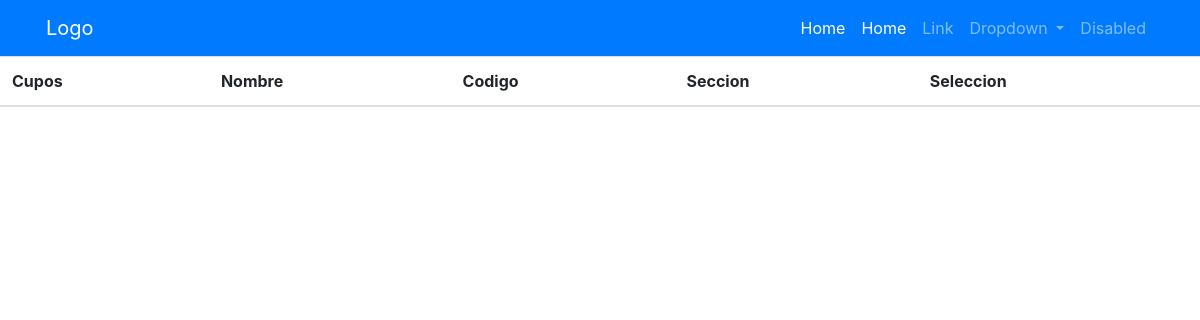
The page /inscription/ on the database as committed earlier.
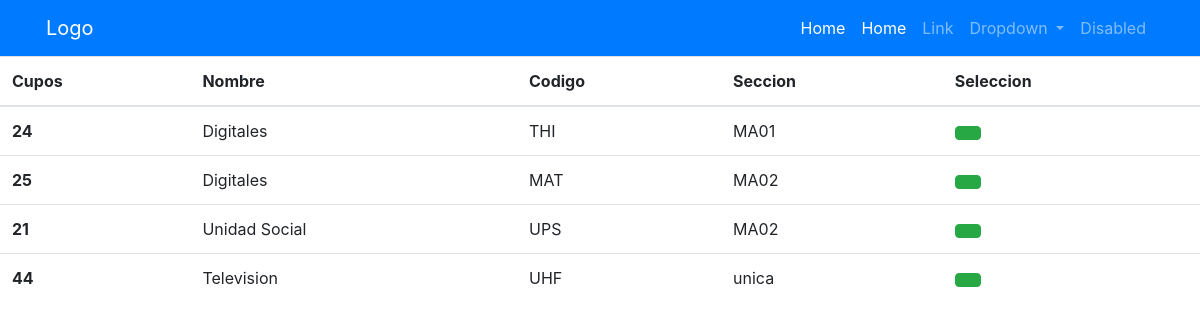
The same page on the database as committed later.
### core/models.py (models this page shows, shortened)
class Course(models.Model):
    code = models.CharField(primary_key=True, max_length=100)
    name = models.CharField(max_length=500)
    seccion = models.CharField(max_length=30)
    period = models.CharField(max_length=100)
    teacher_exp = models.ForeignKey(Person, on_delete=models.PROTECT)
    teacher_name = models.CharField(max_length=30)
    teacher_last_name = models.CharField(max_length=30)
    seats = models.IntegerField()

### core/views.py (the view)
# urls.py: path('inscription/', views.Inscription.as_view(), name='inscription'),
class Inscription(ListView):
    model = Course
    template_name = 'student/Inscription.html'

### templates/student/Inscription.html (shortened to what this page needs)
{% extends "Base.html" %}
{% load static %}
{% block content %}
    <table class="table" id="course-table">
        <thead>
        <tr>
            <th scope="col">Cupos</th>
            <th scope="col">Nombre</th>
            <th scope="col">Codigo</th>
            <th scope="col">Seccion</th>
            <th scope="col">Seleccion</th>
        </tr>
        </thead>
        <tbody>
        {% include 'student/includes/courses_list.html' %}
        </tbody>
    </table>
{% endblock %}

### templates/student/includes/courses_list.html (shortened to what this page needs)
{% for materia in object_list %}
    <tr>
        <th id="{{ materia.code }}" scope="row">{{ materia.seats }}</th>
        <td>{{ materia.name }}</td>
        <td>{{ materia.code }}</td>
        <td>{{ materia.seccion }}</td>
        <td><button type="button" data_url="{% url 'core:inscribir' materia.code %}" data_course="{{ materia.code }}" class="btn btn-success js-inscription"></button></td>
    </tr>
{% endfor %}

Rows that differ between the two databases and show on the page:
added Course: seats "24", name "Digitales", code "THI", seccion "MA01"
added Course: seats "25", name "Digitales", code "MAT", seccion "MA02"
added Course: seats "21", name "Unidad Social", code "UPS", seccion "MA02"
added Course: seats "44", name "Television", code "UHF", seccion "unica"
